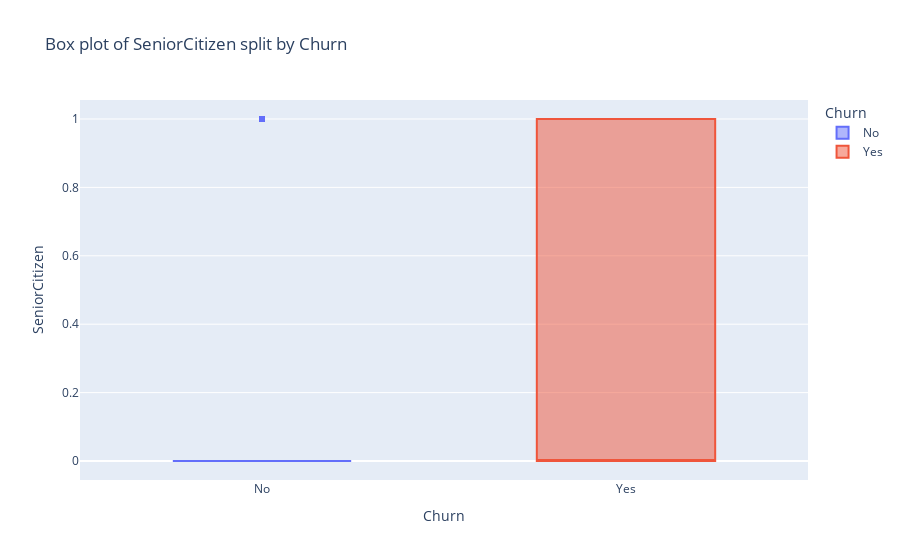
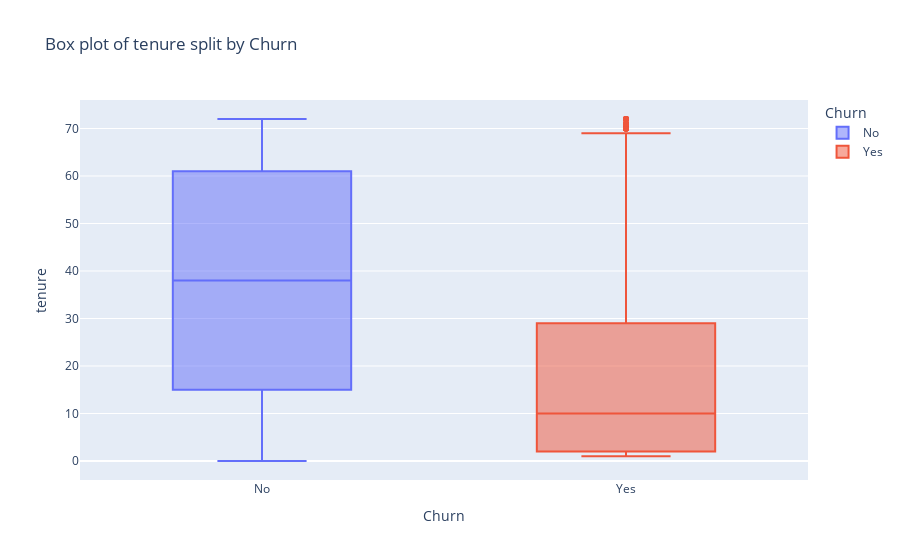
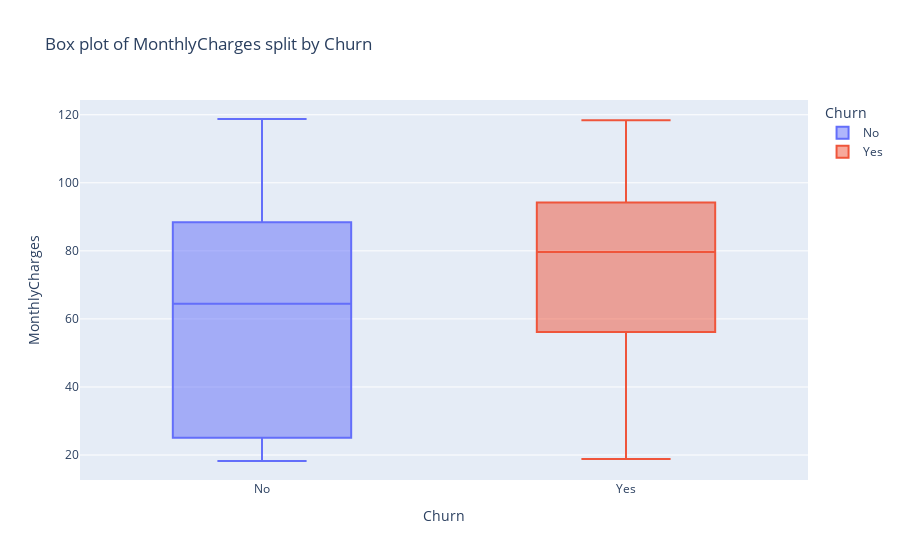
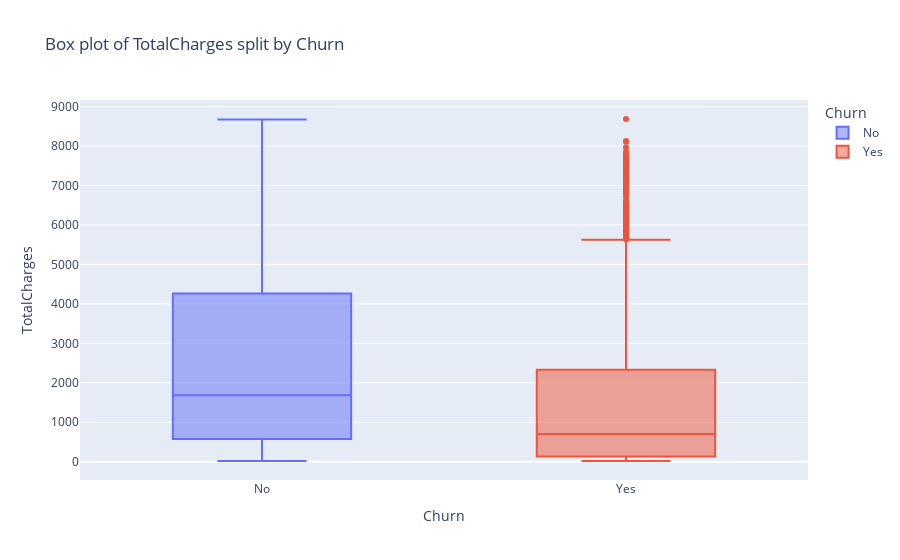

Write notebook code for charts like these, in order.
### Code cell
#  'Churn' is the target column
target="Churn"

# Select numeric columns with at least 2 unique values
numeric_columns = dataset.select_dtypes(include=['number']).columns
numeric_data = [column for column in numeric_columns if len(dataset[column].unique()) >= 2]

# Create box plots for each numeric column split by Churn
for column in numeric_data:
    fig = px.box(dataset, x='Churn', y=column, color='Churn',
                 labels={'Churn': 'Churn', column: column},
                 title=f'Box plot of {column} split by Churn')
    fig.show()

### Figure 1 — Plotly figure (JSON) as saved in the notebook; plotly's stock layout.template omitted (floating-point values rounded to 4 significant figures; data arrays with more than 128 entries replaced by an {"elided": "..."} marker saying what was removed)
{"data": [{"alignmentgroup": "True", "hovertemplate": "Churn=%{x}<br>SeniorCitizen=%{y}<extra></extra>", "legendgroup": "No", "marker": {"color": "#636efa"}, "name": "No", "notched": false, "offsetgroup": "No", "orientation": "v", "showlegend": true, "type": "box", "x": {"elided": "5174 str values"}, "x0": " ", "xaxis": "x", "y": {"elided": "5174 int values"}, "y0": " ", "yaxis": "y"}, {"alignmentgroup": "True", "hovertemplate": "Churn=%{x}<br>SeniorCitizen=%{y}<extra></extra>", "legendgroup": "Yes", "marker": {"color": "#EF553B"}, "name": "Yes", "notched": false, "offsetgroup": "Yes", "orientation": "v", "showlegend": true, "type": "box", "x": {"elided": "1869 str values"}, "x0": " ", "xaxis": "x", "y": {"elided": "1869 int values"}, "y0": " ", "yaxis": "y"}], "layout": {"boxmode": "overlay", "legend": {"title": {"text": "Churn"}, "tracegroupgap": 0}, "title": {"text": "Box plot of SeniorCitizen split by Churn"}, "xaxis": {"anchor": "y", "categoryarray": ["No", "Yes"], "categoryorder": "array", "domain": [0, 1], "title": {"text": "Churn"}}, "yaxis": {"anchor": "x", "domain": [0, 1], "title": {"text": "SeniorCitizen"}}}}

### Figure 2 — Plotly figure (JSON) as saved in the notebook; plotly's stock layout.template omitted (floating-point values rounded to 4 significant figures; data arrays with more than 128 entries replaced by an {"elided": "..."} marker saying what was removed)
{"data": [{"alignmentgroup": "True", "hovertemplate": "Churn=%{x}<br>tenure=%{y}<extra></extra>", "legendgroup": "No", "marker": {"color": "#636efa"}, "name": "No", "notched": false, "offsetgroup": "No", "orientation": "v", "showlegend": true, "type": "box", "x": {"elided": "5174 str values"}, "x0": " ", "xaxis": "x", "y": {"elided": "5174 int values"}, "y0": " ", "yaxis": "y"}, {"alignmentgroup": "True", "hovertemplate": "Churn=%{x}<br>tenure=%{y}<extra></extra>", "legendgroup": "Yes", "marker": {"color": "#EF553B"}, "name": "Yes", "notched": false, "offsetgroup": "Yes", "orientation": "v", "showlegend": true, "type": "box", "x": {"elided": "1869 str values"}, "x0": " ", "xaxis": "x", "y": {"elided": "1869 int values"}, "y0": " ", "yaxis": "y"}], "layout": {"boxmode": "overlay", "legend": {"title": {"text": "Churn"}, "tracegroupgap": 0}, "title": {"text": "Box plot of tenure split by Churn"}, "xaxis": {"anchor": "y", "categoryarray": ["No", "Yes"], "categoryorder": "array", "domain": [0, 1], "title": {"text": "Churn"}}, "yaxis": {"anchor": "x", "domain": [0, 1], "title": {"text": "tenure"}}}}

### Figure 3 — Plotly figure (JSON) as saved in the notebook; plotly's stock layout.template omitted (floating-point values rounded to 4 significant figures; data arrays with more than 128 entries replaced by an {"elided": "..."} marker saying what was removed)
{"data": [{"alignmentgroup": "True", "hovertemplate": "Churn=%{x}<br>MonthlyCharges=%{y}<extra></extra>", "legendgroup": "No", "marker": {"color": "#636efa"}, "name": "No", "notched": false, "offsetgroup": "No", "orientation": "v", "showlegend": true, "type": "box", "x": {"elided": "5174 str values"}, "x0": " ", "xaxis": "x", "y": {"elided": "5174 float values"}, "y0": " ", "yaxis": "y"}, {"alignmentgroup": "True", "hovertemplate": "Churn=%{x}<br>MonthlyCharges=%{y}<extra></extra>", "legendgroup": "Yes", "marker": {"color": "#EF553B"}, "name": "Yes", "notched": false, "offsetgroup": "Yes", "orientation": "v", "showlegend": true, "type": "box", "x": {"elided": "1869 str values"}, "x0": " ", "xaxis": "x", "y": {"elided": "1869 float values"}, "y0": " ", "yaxis": "y"}], "layout": {"boxmode": "overlay", "legend": {"title": {"text": "Churn"}, "tracegroupgap": 0}, "title": {"text": "Box plot of MonthlyCharges split by Churn"}, "xaxis": {"anchor": "y", "categoryarray": ["No", "Yes"], "categoryorder": "array", "domain": [0, 1], "title": {"text": "Churn"}}, "yaxis": {"anchor": "x", "domain": [0, 1], "title": {"text": "MonthlyCharges"}}}}

### Figure 4 — Plotly figure (JSON) as saved in the notebook; plotly's stock layout.template omitted (floating-point values rounded to 4 significant figures; data arrays with more than 128 entries replaced by an {"elided": "..."} marker saying what was removed)
{"data": [{"alignmentgroup": "True", "hovertemplate": "Churn=%{x}<br>TotalCharges=%{y}<extra></extra>", "legendgroup": "No", "marker": {"color": "#636efa"}, "name": "No", "notched": false, "offsetgroup": "No", "orientation": "v", "showlegend": true, "type": "box", "x": {"elided": "5174 str values"}, "x0": " ", "xaxis": "x", "y": {"elided": "5174 float values"}, "y0": " ", "yaxis": "y"}, {"alignmentgroup": "True", "hovertemplate": "Churn=%{x}<br>TotalCharges=%{y}<extra></extra>", "legendgroup": "Yes", "marker": {"color": "#EF553B"}, "name": "Yes", "notched": false, "offsetgroup": "Yes", "orientation": "v", "showlegend": true, "type": "box", "x": {"elided": "1869 str values"}, "x0": " ", "xaxis": "x", "y": {"elided": "1869 float values"}, "y0": " ", "yaxis": "y"}], "layout": {"boxmode": "overlay", "legend": {"title": {"text": "Churn"}, "tracegroupgap": 0}, "title": {"text": "Box plot of TotalCharges split by Churn"}, "xaxis": {"anchor": "y", "categoryarray": ["No", "Yes"], "categoryorder": "array", "domain": [0, 1], "title": {"text": "Churn"}}, "yaxis": {"anchor": "x", "domain": [0, 1], "title": {"text": "TotalCharges"}}}}
